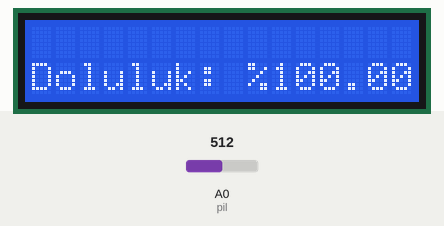
The sketch below on a simulated Arduino Uno, built with avr-gcc and run on an emulated ATmega328P. Shown: 16×2 character LCD. Inputs (shaded band) come from the test bench; at power-on: A0 (pil) = 512. What the sketch prints to the serial monitor is not drawn.

Above: at 1.2 s.
1.3 s: A0 (pil) set to 328
At 2.7 s:
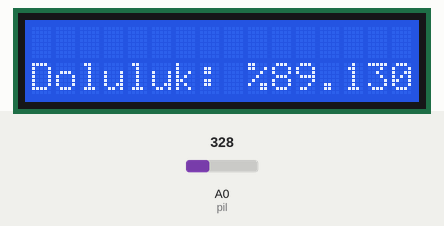
3.0 s: A0 (pil) set to 306
At 4.2 s:
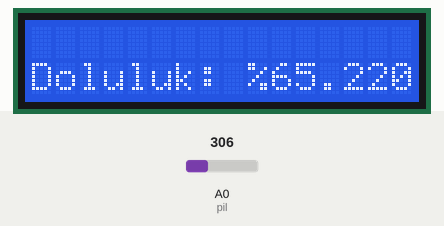
4.5 s: A0 (pil) set to 236
At 5.7 s:
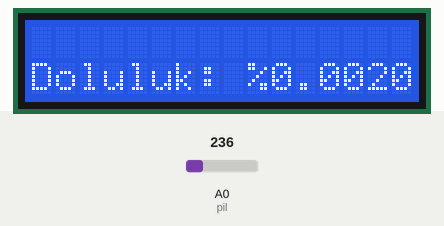
Timing chart, 0 to 7.5 s (numbered marks = the images above; inputs shaded):
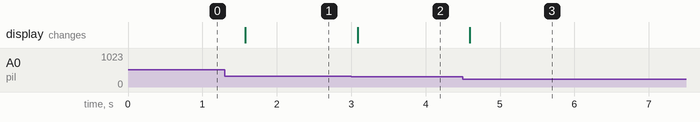

The sketch:

arduino.ino
```cpp
#include <LiquidCrystal.h>
LiquidCrystal lcd(12,11,5,4,3,2);

#define pil A0
int gerilim = 0;
int min_deger = 246;
float yuzde = 0;
float deger = 0;

void setup() {
  Serial.begin(9600);
  lcd.begin(16,2);
  lcd.clear();

}

void loop() {

  gerilim = analogRead(pil);
  if(gerilim >= 338)
  gerilim = 338;

  if(gerilim <=246)
  gerilim = 246;

  yuzde = gerilim - min_deger;
  deger = (100.00/92.00) * yuzde;

  lcd.setCursor(0,1);
  lcd.print("Doluluk: %");
  lcd.print(deger);
  Serial.println(deger);
  delay(500);


}
```

Measured:
- after the input at 1.3 s, the display: changes after 0.28 s (image 1)
- after the input at 3.0 s, the display: changes after 0.09 s (image 2)
- after the input at 4.5 s, the display: changes after 0.10 s (image 3)
